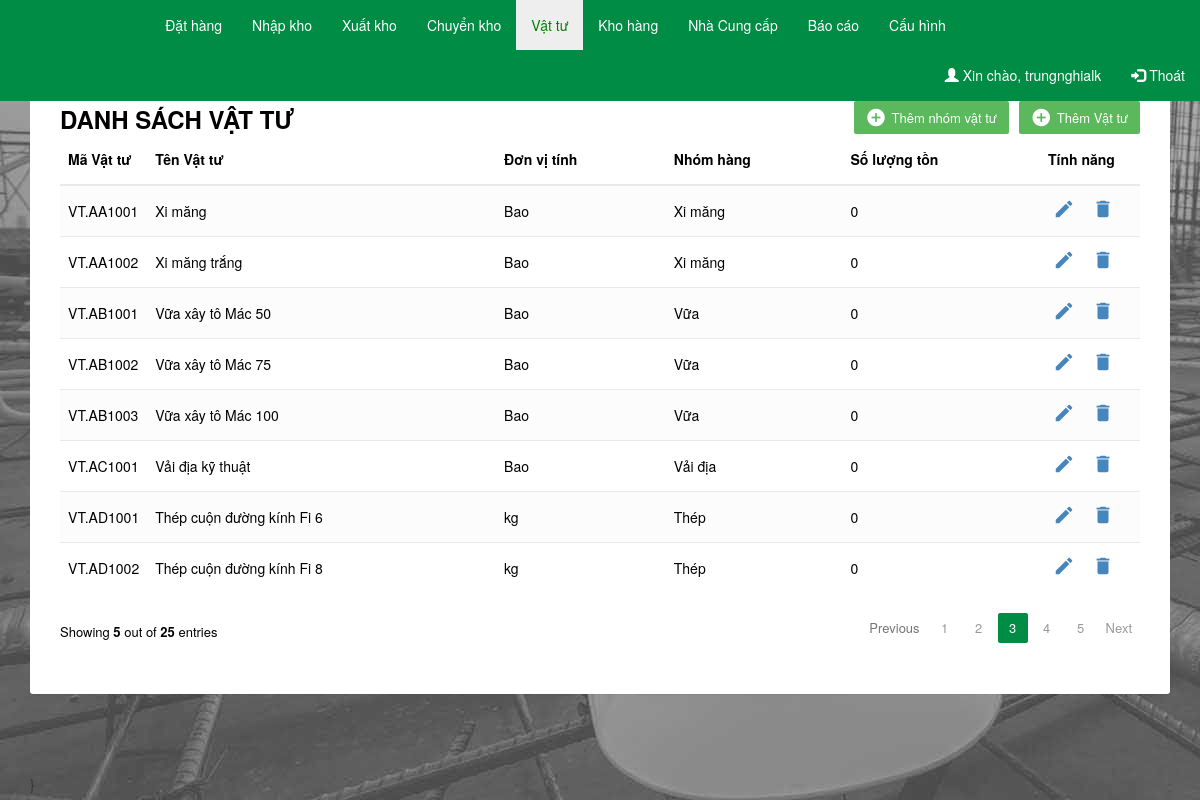
The page /index.php?id=vattu (signed in) on the database its author committed.
### tables this page shows
CREATE TABLE IF NOT EXISTS `materials` (
  `materials_id` varchar(100) NOT NULL,
  `materials_name` varchar(250) NOT NULL,
  `materials_unit` varchar(10) NOT NULL,
  `materials_cat_id` varchar(250) NOT NULL,
  `materials_Price` int(255) NOT NULL,
  `materials_discount_rate` varchar(10) NOT NULL,
  `materials_discounted` int(255) NOT NULL,
  `materials_modify` timestamp NOT NULL DEFAULT CURRENT_TIMESTAMP ON UPDATE CURRENT_TIMESTAMP,
  `materials_amount` int(255) NOT NULL,
  `materials_note` varchar(1000) NOT NULL,
  PRIMARY KEY (`materials_id`)
);

CREATE TABLE IF NOT EXISTS `materials_category` (
  `materials_cat_id` varchar(20) NOT NULL,
  `materials_cat_name` varchar(255) NOT NULL,
  `materials_cat_count` int(10) NOT NULL DEFAULT '0',
  PRIMARY KEY (`materials_cat_id`),
  UNIQUE KEY `materials_cat_name` (`materials_cat_name`)
);

### materials.php (the view, shortened to what this page needs)
<div class="container">
    <div class="table-wrapper">
        <div class="table-title">
            <div class="row">
                <div class="col-sm-6">
		            <h2><b>DANH SÁCH VẬT TƯ</b></h2>
      			</div>
      		<div class="col-sm-6">
        		<a href="#addmaterials" class="btn btn-success" data-toggle="modal"><i class="material-icons">&#xE147;</i> <span>Thêm Vật tư</span></a>
            	<a href="#addmaterials_cat" class="btn btn-success" data-toggle="modal"><i class="material-icons">&#xE147;</i> <span>Thêm nhóm vật tư</span></a>
        </div>
    </div>
    <table class="table table-striped table-hover">
        <thead>
           <tr>
        		<th>Mã Vật tư</th>
        		<th>Tên Vật tư</th>
				<th>Đơn vị tính</th>
        		<th>Nhóm hàng</th>
        		<th>Số lượng tồn</th>
        		<th>Tính năng</th>
            </tr>
        </thead>
        <tbody>
          <?php
            $sql = "select * from materials inner join materials_category on materials.materials_cat_id = materials_category.materials_cat_id";
            $result = mysql_query($sql);
            while ($row = mysql_fetch_array($result)) {
          ?>
            <tr>
                <td><?php echo $row['materials_id'] ?></td>
                <td><?php echo $row['materials_name'] ?></td>
                <td><?php echo $row['materials_unit'] ?></td>
                <td><?php echo $row['materials_cat_name'] ?></td>
                <td><?php echo $row['materials_amount'] ?></td>
                <td>
                  <a href="#editEmployeeModal" class="edit" data-toggle="modal"><i class="material-icons" data-toggle="tooltip" title="Edit">&#xE254;</i></a>
                  <a href="#deleteEmployeeModal" class="delete" data-toggle="modal"><i class="material-icons" data-toggle="tooltip" title="Delete">&#xE872;</i></a>
                </td>
            </tr>
          <?php } ?>
        </tbody>
    </table>
	<div class="clearfix">
        <div class="hint-text">Showing <b>5</b> out of <b>25</b> entries</div>
	    <ul class="pagination">
    	    <li class="page-item disabled"><a href="#">Previous</a></li>
            <li class="page-item"><a href="#" class="page-link">1</a></li>
            <li class="page-item"><a href="#" class="page-link">2</a></li>
            <li class="page-item active"><a href="#" class="page-link">3</a></li>
            <li class="page-item"><a href="#" class="page-link">4</a></li>
            <li class="page-item"><a href="#" class="page-link">5</a></li>
            <li class="page-item"><a href="#" class="page-link">Next</a></li>
        </ul>
   	</div>
</div>
</div>

### css/style.css (style rules this page uses)
.body { background-image: url("../images/background.jpg"); background-repeat: no-repeat; background-attachment: fixed; }
.table-wrapper { background: #fff; padding: 20px 25px; margin: 80px 0; border-radius: 3px; box-shadow: 0 1px 1px rgba(0,0,0,.05); }
.table-title { border-top: 5px solid #4cae4c; padding-bottom: 15px; background: #fff; color: #000; padding: 16px 30px; margin: -20px -25px 10px; border-radius: 3px 3px 0 0; }
.table-title h2 { margin: 5px 0 0; font-size: 24px; }
.table-title .btn { color: #fff; float: right; font-size: 13px; border: none; min-width: 50px; border-radius: 2px; border: none; outline: none !important; margin-left: 10px; }
.table-title .btn i { float: left; font-size: 21px; margin-right: 5px; }
.table-title .btn span { float: left; margin-top: 2px; }
table.table tr th, table.table tr td { border-color: #e9e9e9; vertical-align: middle; height: 51px; }
table.table tr th:first-child { width: 60px; }
table.table tr th:last-child { width: 100px; }
table.table-striped tbody tr:nth-of-type(odd) { background-color: #fcfcfc; }
table.table td:last-child i { opacity: 0.9; font-size: 22px; margin: 0 5px; }
.pagination { float: right; margin: 0 0 5px; }
.pagination li a { border: none; font-size: 13px; min-width: 30px; min-height: 30px; color: #999; margin: 0 2px; line-height: 30px; border-radius: 2px !important; text-align: center; padding: 0 6px; }
.pagination li.active a, .pagination li.active a.page-link { background: #008c44; }
.hint-text { float: left; margin-top: 10px; font-size: 13px; }
td a { margin-right: 3px; }

### rows shown on the page
materials: materials_id "VT.AA1001", materials_name "Xi măng", materials_unit "Bao", materials_cat.materials_cat_name "Xi măng", materials_amount "0"
materials: materials_id "VT.AA1002", materials_name "Xi măng trắng", materials_unit "Bao", materials_cat.materials_cat_name "Xi măng", materials_amount "0"
materials: materials_id "VT.AB1001", materials_name "Vữa xây tô Mác 50", materials_unit "Bao", materials_cat.materials_cat_name "Vữa", materials_amount "0"
materials: materials_id "VT.AB1002", materials_name "Vữa xây tô Mác 75", materials_unit "Bao", materials_cat.materials_cat_name "Vữa", materials_amount "0"
materials: materials_id "VT.AB1003", materials_name "Vữa xây tô Mác 100", materials_unit "Bao", materials_cat.materials_cat_name "Vữa", materials_amount "0"
materials: materials_id "VT.AC1001", materials_name "Vải địa kỹ thuật", materials_unit "Bao", materials_cat.materials_cat_name "Vải địa", materials_amount "0"
materials: materials_id "VT.AD1001", materials_name "Thép cuộn đường kính Fi 6", materials_unit "kg", materials_cat.materials_cat_name "Thép", materials_amount "0"
materials: materials_id "VT.AD1002", materials_name "Thép cuộn đường kính Fi 8", materials_unit "kg", materials_cat.materials_cat_name "Thép", materials_amount "0"

### other values the page prints
$_SESSION['username'] "trungnghialk"
